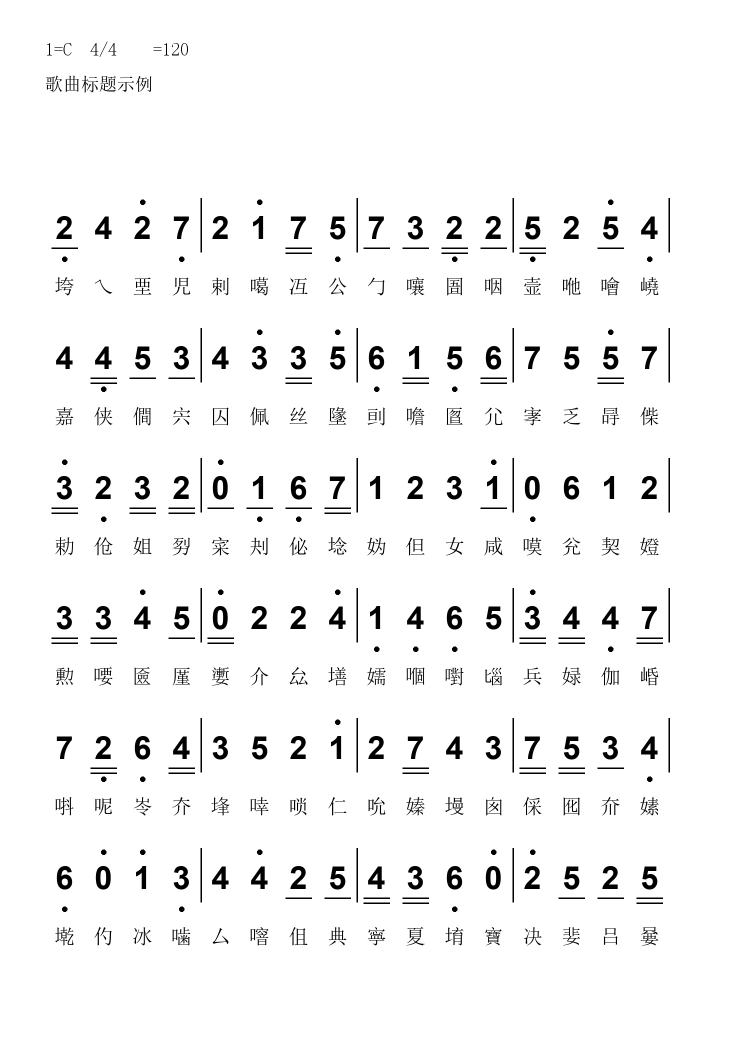
#> input picture w0/images/clean.png, 1500 x 2100 px (shown at 1/2 size); its folder holds only this picture in this run
$ python hash2.py
#> lines starting #> are read from the running program, lines starting #| are printed output that depends on the picture; after the words box and inside, x2 and y2 are one past the last pixel; in counts of white or black regions, pixels touching at a corner belong together
# -*- coding: utf-8 -*-
"""W0 实测(2)：归一化后再算哈希 —— 解决"旋转版比另一首歌更不像自己"的问题。
归一化：灰度 -> 投影方差去偏 -> 依墨量裁白边 -> 规范尺寸 -> Otsu 二值。
然后比较 pHash/dHash 的分离度。"""
import os

import cv2
import numpy as np

ROOT = os.path.dirname(os.path.abspath(__file__))
IMG = os.path.join(ROOT, "images")


def load_gray(name):
#> called with name = 'clean.png'
    return cv2.imread(os.path.join(IMG, name), cv2.IMREAD_GRAYSCALE)
#> returned value is the input picture: shape (2100, 1500); min 0, max 255, mean 244.9


def otsu(g):
    _, b = cv2.threshold(g, 0, 255, cv2.THRESH_BINARY + cv2.THRESH_OTSU)
    return b


def detect_skew(b_ink, lo=-6.0, hi=6.0, step=0.5):
    """b_ink: bool 墨点图。返回使行投影方差最大的旋转角(cv2 约定)。"""
    h, w = b_ink.shape
    b = b_ink.astype(np.uint8)
    best, best_ang = -1.0, 0.0
    for a in np.arange(lo, hi + 1e-9, step):
        M = cv2.getRotationMatrix2D((w / 2, h / 2), a, 1.0)
        r = cv2.warpAffine(b, M, (w, h), flags=cv2.INTER_NEAREST,
                           borderMode=cv2.BORDER_CONSTANT, borderValue=0)
        v = r.sum(axis=1).astype(np.float64)
        if v.var() > best:
            best, best_ang = v.var(), a
    for a in np.arange(best_ang - step, best_ang + step + 1e-9, step / 5):
        M = cv2.getRotationMatrix2D((w / 2, h / 2), a, 1.0)
        r = cv2.warpAffine(b, M, (w, h), flags=cv2.INTER_NEAREST,
                           borderMode=cv2.BORDER_CONSTANT, borderValue=0)
        v = r.sum(axis=1).astype(np.float64)
        if v.var() > best:
            best, best_ang = v.var(), a
    return best_ang


def sauvola(g, win=51, k=0.5, R=128.0):
    gf = g.astype(np.float32)
    mean = cv2.blur(gf, (win, win))
    sq = cv2.blur(gf * gf, (win, win))
    std = np.sqrt(np.maximum(sq - mean * mean, 0))
    t = mean * (1.0 + k * (std / R - 1.0))
    # 约定统一：墨点 = 0，背景 = 255（与 Otsu 输出一致）
    return ((gf >= t) * 255).astype(np.uint8)


def binarize_auto(g, max_ink_frac=0.15):
    """默认 Otsu；墨量占比超阈值(简谱页真值约 2-6%)说明全页失真，回退 Sauvola。"""
    o = otsu(g)
    frac = float((o < 128).mean())
    if frac > max_ink_frac:
        b = sauvola(g)
        frac2 = float((b < 128).mean())
        return b, frac, frac2
    return o, frac, frac


def normalize(name, canon=(256, 360), verify_deskew=False, mode="page"):
    """mode='page': 整页归一化（页面即矩形画布，最稳定）
       mode='crop': 依墨量包围盒裁白边后归一化（对页边距差异敏感）"""
    g = load_gray(name)
    g = cv2.medianBlur(g, 3)  # 产品顺序：去噪先于二值化/去偏/哈希
    ink = otsu(g) < 128
#> in otsu, `_, b = cv2.threshold(g, 0, 255, cv2.THRESH_BINARY + cv2.THRESH_OTSU)`:
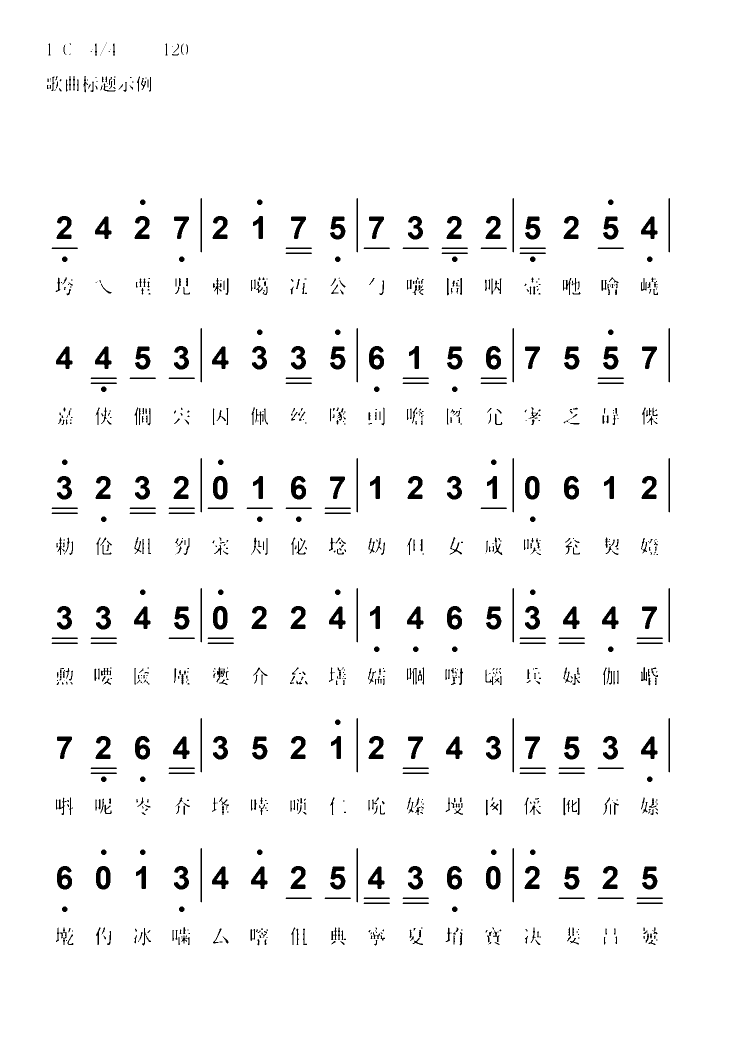
#> b: shape (2100, 1500) (shown at 1/2 size); 96.2% white; 1050 black regions (385 under 20 px), largest, box (x1, y1, x2, y2) and area: (738, 692, 768, 739) 900, (972, 692, 1002, 739) 900, (582, 952, 612, 999) 900
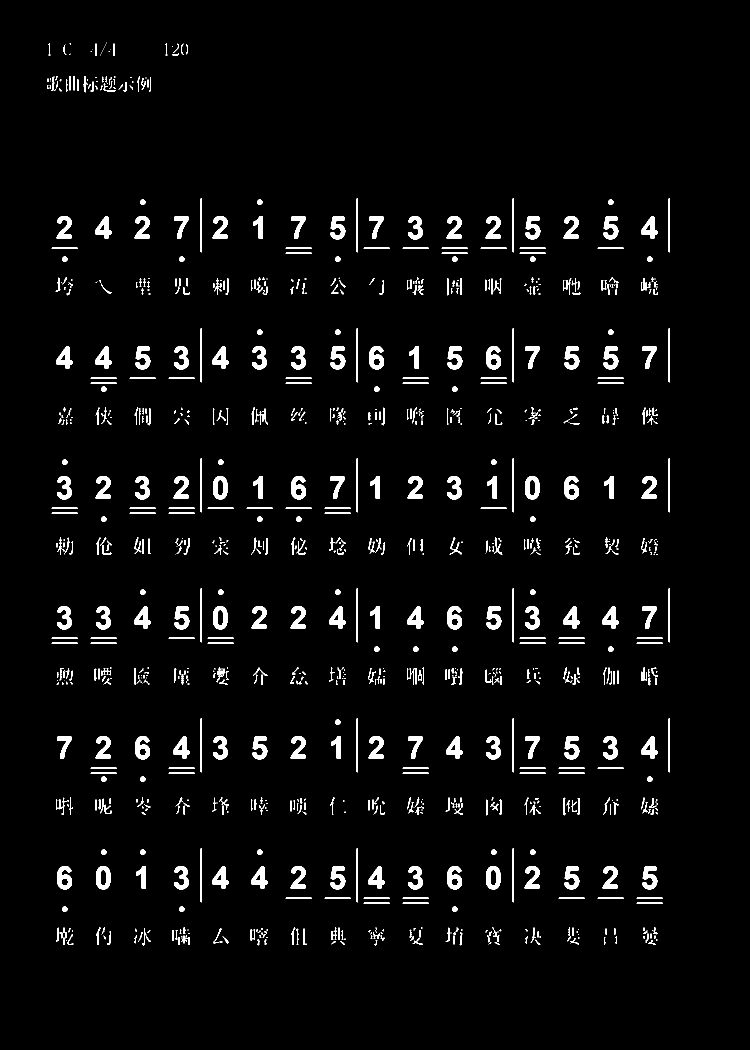
#> ink: shape (2100, 1500) bool (shown at 1/2 size); 3.8% white; 1050 white regions (385 under 20 px), largest, box (x1, y1, x2, y2) and area: (738, 692, 768, 739) 900, (972, 692, 1002, 739) 900, (582, 952, 612, 999) 900
    ang = detect_skew(ink)
#> the loop in detect_skew, `for a in np.arange(lo, hi + 1e-9, step):` made 25 passes
#> (best, best_ang) on passes 1 to 12: (2044.1, -6), (2226.4, -5.5), (2483.9, -5), (2808.9, -4.5), (3199.5, -4), (3654.7, -3.5), (4113, -3), (4688.5, -2.5), (5330.7, -2), (6019.8, -1.5), (6749.4, -1), (7997.1, -0.5)
#> after the loop in detect_skew, `for a in np.arange(lo, hi + 1e-9, step):`: best = 9974.7; best_ang = 0
#> after the loop in detect_skew, `for a in np.arange(best_ang - step, best_ang + step + 1e-9, step / 5):`: best = 9974.7; best_ang = 0
#> ang = 0
    # 矫正：cv2 正角=逆时针；detect 返回值 = -(真实逆时针角)，故同向施加 +ang
    h, w = g.shape
#> h = 2100; w = 1500
    M = cv2.getRotationMatrix2D((w / 2, h / 2), ang, 1.0)
#> M = [[1, 0, 0], [0, 1, 0]]
    g2 = cv2.warpAffine(g, M, (w, h), flags=cv2.INTER_CUBIC,
                        borderMode=cv2.BORDER_CONSTANT, borderValue=(255,))
    if mode == "page_flat":
        # 照明归一化：除以大核模糊估计的背景，压平暗角/渐变
        bg = cv2.GaussianBlur(g2, (0, 0), 60).astype(np.float32)
        bg[bg < 1.0] = 1.0
        flat = np.clip(g2.astype(np.float32) / bg * 255.0, 0, 255).astype(np.uint8)
        canon_img = cv2.resize(flat, canon, interpolation=cv2.INTER_AREA)
        _, f_otsu, f_used = binarize_auto(g2)
    elif mode == "crop":
        bin2, f_otsu, f_used = binarize_auto(g2)
        ink2 = bin2 < 128
        ys, xs = np.nonzero(ink2)
        if len(ys) < 10:
            return None, ang, 0.0, f_otsu, f_used
        m = 15
        y0, y1 = max(ys.min() - m, 0), min(ys.max() + m, h - 1)
        x0, x1 = max(xs.min() - m, 0), min(xs.max() + m, w - 1)
        content = g2[y0:y1 + 1, x0:x1 + 1]
        canon_img = cv2.resize(content, canon, interpolation=cv2.INTER_AREA)
        f_otsu = f_used = -1.0
    elif mode == "page_bin":
        # 哈希算在二值化后的规范图上：彻底消掉照明/底色差异
        canon_img = cv2.resize(g2, canon, interpolation=cv2.INTER_AREA)
        canon_img, _, _ = binarize_auto(canon_img)
        _, f_otsu, f_used = binarize_auto(g2)
    else:
        canon_img = cv2.resize(g2, canon, interpolation=cv2.INTER_AREA)
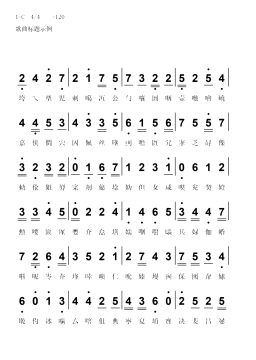
#> canon_img: shape (360, 256); min 0, max 255, mean 245.5
        _, f_otsu, f_used = binarize_auto(g2)
#> in binarize_auto, `frac = float((o < 128).mean())`: frac = 0.038
#> f_otsu = 0.038; f_used = 0.038
    resid = 0.0
    if verify_deskew:
        resid = detect_skew((binarize_auto(canon_img)[0] < 128), lo=-3, hi=3, step=0.25)
#> in otsu (call 3), `_, b = cv2.threshold(g, 0, 255, cv2.THRESH_BINARY + cv2.THRESH_OTSU)`:
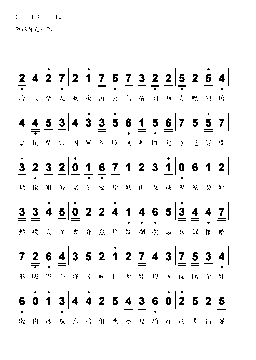
#> b: shape (360, 256); 95.3% white; black in thin lines or dots, all inside (x1, y1, x2, y2) = (16, 15, 229, 324)
#> in detect_skew (call 2), `h, w = b_ink.shape`: h = 360; w = 256
#> the loop in detect_skew (call 2), `for a in np.arange(lo, hi + 1e-9, step):` made 25 passes
#> (M, best, best_ang) on passes 1 to 10: ([[0.999, -0.0523, 9.6], [0.0523, 0.999, -6.45]], 192.4, -3), ([[0.999, -0.048, 8.78], [0.048, 0.999, -5.93]], 203.5, -2.75), ([[0.999, -0.0436, 7.97], [0.0436, 0.999, -5.41]], 212.9, -2.5), ([[0.999, -0.0393, 7.17], [0.0393, 0.999, -4.89]], 226.1, -2.25), ([[0.999, -0.0349, 6.36], [0.0349, 0.999, -4.36]], 243.7, -2), ([[1, -0.0305, 5.56], [0.0305, 1, -3.82]], 258.7, -1.75), ([[1, -0.0262, 4.76], [0.0262, 1, -3.29]], 272.8, -1.5), ([[1, -0.0218, 3.96], [0.0218, 1, -2.75]], 286, -1.25), ([[1, -0.0175, 3.16], [0.0175, 1, -2.21]], 303.6, -1), ([[1, -0.0131, 2.37], [0.0131, 1, -1.66]], 331.6, -0.75)
#> M on passes 13 to 18: [[1, 0, 0], [0, 1, 0]], [[1, 0.00436, -0.784], [-0.00436, 1, 0.56]], [[1, 0.00873, -1.57], [-0.00873, 1, 1.12]], [[1, 0.0131, -2.35], [-0.0131, 1, 1.69]], [[1, 0.0175, -3.12], [-0.0175, 1, 2.26]], [[1, 0.0218, -3.9], [-0.0218, 1, 2.84]]
#> pass 1, in detect_skew (call 2), `r = cv2.warpAffine(b, M, (w, h), flags=cv2.INTER_NEAREST, borderMode=c..`:
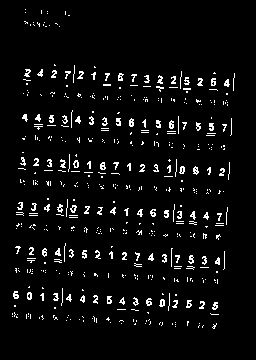
#> r: shape (360, 256); values 0 (black) and 1 (white), 4.7% white in thin lines or dots, all inside (x1, y1, x2, y2) = (12, 9, 235, 329)
#> after the loop in detect_skew (call 2), `for a in np.arange(lo, hi + 1e-9, step):`: best = 419.4; best_ang = -0.25
#> the loop in detect_skew (call 2), `for a in np.arange(best_ang - step, best_ang + step + 1e-9, step / 5):` made 11 passes
#> M on passes 1 to 11: [[1, -0.00873, 1.58], [0.00873, 1, -1.11]], [[1, -0.00785, 1.42], [0.00785, 1, -1]], [[1, -0.00698, 1.26], [0.00698, 1, -0.889]], [[1, -0.00611, 1.1], [0.00611, 1, -0.779]], [[1, -0.00524, 0.944], [0.00524, 1, -0.668]], [[1, -0.00436, 0.787], [0.00436, 1, -0.557]], [[1, -0.00349, 0.629], [0.00349, 1, -0.446]], [[1, -0.00262, 0.472], [0.00262, 1, -0.334]], [[1, -0.00175, 0.314], [0.00175, 1, -0.223]], [[1, -0.000873, 0.157], [0.000873, 1, -0.112]], [[1, -1.94e-18, 3.49e-16], [1.94e-18, 1, -2.48e-16]]
#> pass 1, in detect_skew (call 2), `r = cv2.warpAffine(b, M, (w, h), flags=cv2.INTER_NEAREST, borderMode=c..`:
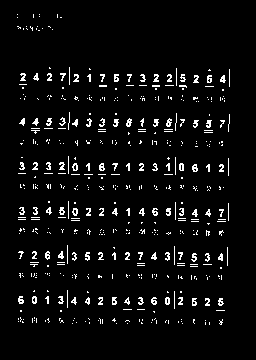
#> r: shape (360, 256); values 0 (black) and 1 (white), 4.7% white in thin lines or dots, all inside (x1, y1, x2, y2) = (17, 14, 230, 325)
#> pass 3, in detect_skew (call 2), `r = cv2.warpAffine(b, M, (w, h), flags=cv2.INTER_NEAREST, borderMode=c..`:
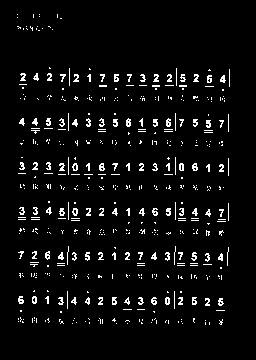
#> r: shape (360, 256); values 0 (black) and 1 (white), 4.7% white in thin lines or dots, all inside (x1, y1, x2, y2) = (17, 14, 230, 325)
#> after the loop in detect_skew (call 2), `for a in np.arange(best_ang - step, best_ang + step + 1e-9, step / 5):`: best = 419.4; best_ang = -0.25
#> resid = -0.25
    return canon_img, ang, resid, f_otsu, f_used


def phash(g, size=32, take=8):
    s = cv2.resize(g, (size, size), interpolation=cv2.INTER_AREA).astype(np.float32)
    d = cv2.dct(s)[:take, :take].flatten()
    d = d[1:]
    return d > np.median(d)


def dhash(g, w=9, h=8):
    s = cv2.resize(g, (w, h), interpolation=cv2.INTER_AREA)
    return (s[:, 1:] > s[:, :-1]).flatten()


names = ["clean.png", "dup_b.jpg", "near_dup.png", "song2.png", "noisy.png",
         "yellowed.png", "yellowed_vignette.png", "rotated_pos.png", "rotated_neg.png",
         "blur.png", "small.png"]

# clean 的各种同歌退化版本（near_dup 改了一个音，单列一类）
SAME = {"clean.png", "dup_b.jpg", "noisy.png", "yellowed.png", "yellowed_vignette.png",
        "rotated_pos.png", "rotated_neg.png", "blur.png", "small.png"}

print("== 归一化过程：检测角 / 矫正后残差 / 二值化墨量占比 ==")
norm = {}
for n in names:
    img, ang, resid, f1_, f2_ = normalize(n, verify_deskew=(n in ("rotated_pos.png", "rotated_neg.png", "clean.png")))
#> ang = 0; resid = -0.25; f1_ = 0.038; f2_ = 0.038
    if img is None:
        print(f"  {n}: 墨量不足，跳过")
        continue
    norm[n] = img
    fb = f"{f1_:.3f}" + (f" ->回退Sauvola {f2_:.3f}" if f2_ != f1_ else "")
#> fb = '0.038'
    print(f"  {n:22s} 检测={ang:+.2f}°  矫正残差={resid:+.2f}°  墨量={fb}")
#|   clean.png              检测=+0.00°  矫正残差=-0.25°  墨量=0.038
#> (the run stopped early here; a loop or call above may not have finished)
